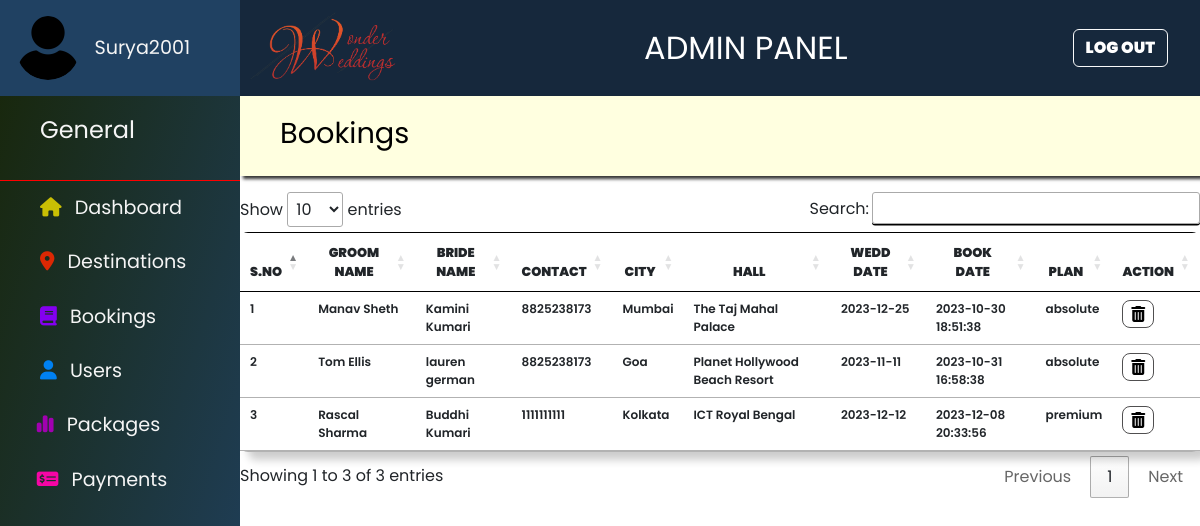
The app's page /admin/bookings.php (signed in), older data.
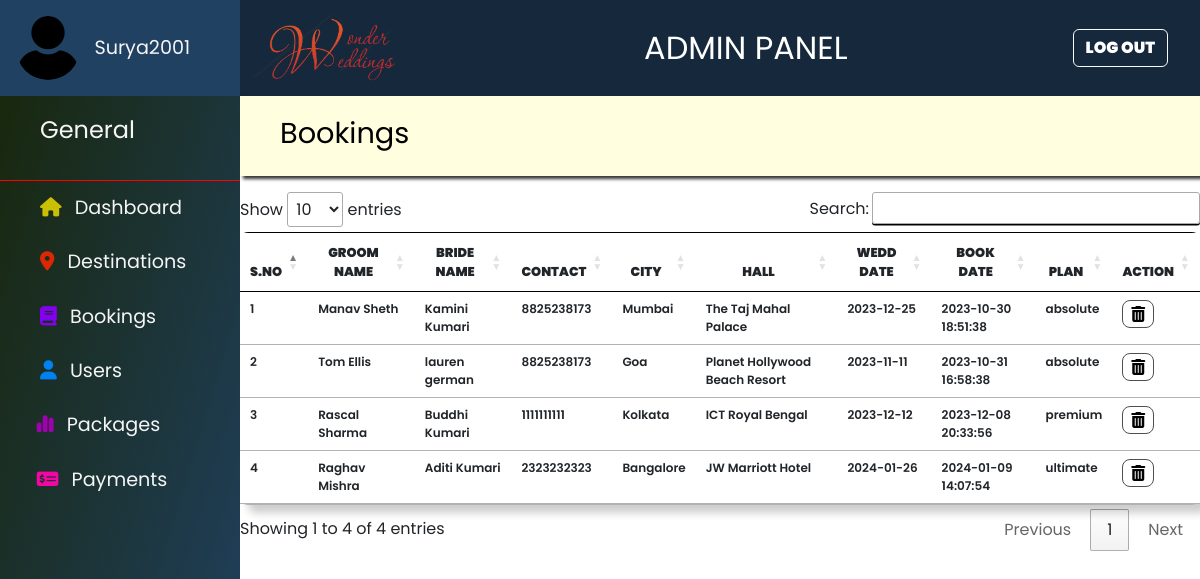
The same page, newer data.
### tables this page shows
CREATE TABLE `booking` (
  `id` int(11) NOT NULL,
  `user_id` int(11) NOT NULL,
  `groom_name` varchar(50) NOT NULL,
  `bride_name` varchar(50) NOT NULL,
  `groom_parent` varchar(50) NOT NULL,
  `bride_parent` varchar(50) NOT NULL,
  `contact` varchar(10) NOT NULL,
  `email` varchar(100) NOT NULL,
  `hall_sno` smallint(6) NOT NULL,
  `wedding_date` date NOT NULL,
  `date_of_booking` datetime NOT NULL DEFAULT current_timestamp(),
  `package` varchar(20) NOT NULL,
  `payment_done` varchar(10) NOT NULL,
  `payment_due` varchar(10) NOT NULL
);

CREATE TABLE `venue` (
  `id` tinyint(4) NOT NULL,
  `city` varchar(30) NOT NULL
);

CREATE TABLE `halls` (
  `id` tinyint(4) DEFAULT NULL,
  `sno` smallint(6) NOT NULL,
  `hall` varchar(80) DEFAULT NULL
);

### admin/bookings.php (the view, shortened to what this page needs)
<?php
include ("../include/db_connect.php");
?>
<!DOCTYPE html>
<html lang="en">
<head>
    <?php include("include/head_links.php"); ?>
    <link rel="stylesheet" href="//cdn.datatables.net/1.13.6/css/jquery.dataTables.min.css" />
</head>
<body>
    <div class="cont">
        <?php include("include/dash_design.php"); ?>
        <section class="admin-section">
            <?php include("include/header.php"); ?>
            <div class="title">
                <p>bookings</p>
            </div>
            <div class="booking-body">
                <table class="table" id="myTable" >
                    <thead>
                        <tr>
                            <th>S.no</th>
                            <th>groom name</th>
                            <th>bride name</th>
                            <th>contact</th>
                            <th>city</th>
                            <th>hall</th>
                            <th>wedd date</th>
                            <th>book date</th>
                            <th>plan</th>
                            <th>action</th>
                        </tr>
                    </thead>
                    <tbody>
                        <?php
                        $sql = "select * from booking";
                        $result = mysqli_query($conn,$sql);
                        for($i = 1;$row = mysqli_fetch_assoc($result); $i++){
                            $sql = "select * from halls where sno=".$row['hall_sno'];
                            $res = mysqli_query($conn,$sql);
                            $data = mysqli_fetch_assoc($res);
                            $hall = explode("-",$data['hall']);
                            $sql = "select * from venue where id=".$data['id'];
                            $res = mysqli_query($conn,$sql);
                            $data = mysqli_fetch_assoc($res);
                            $city = $data['city'];
                            echo '<tr>
                            <td>' . $i . '</td>
                            <td>' . $row["groom_name"] . '</td>
                            <td>' . $row["bride_name"] . '</td>
                            <td>' . $row["contact"] . '</td>
                            <td>' . $city . '</td>
                            <td>' . $hall[0] . '</td>
                            <td>' . $row["wedding_date"] . '</td>
                            <td>' . $row["date_of_booking"] . '</td>
                            <td>' . $row["package"] . '</td>
                            <td>
                            <button class="button delete fa-solid fa-trash-can" id="' . $row['id'] . '" style="padding:.3rem .5rem;"></button>
                            </td>
                            </tr>';
                        }
                    ?>
                    </tbody>
                </table>
            </div>
        </section>
    </div>
</body>
</html>

Row changes from the older to the newer data that the page shows:
added booking: groom_name "Raghav Mishra", bride_name "Aditi Kumari", contact "2323232323", venue.city "Bangalore", hall_sno.hall "JW Marriott Hotel", wedding_date "2024-01-26", date_of_booking "2024-01-09 14:07:54", package "ultimate"
Text that changed along with them:
text written by a page script: "Show entries Search: Showing 1 to 3 of 3 entries Previous 1 Next" → "Show entries Search: Showing 1 to 4 of 4 entries Previous 1 Next"
